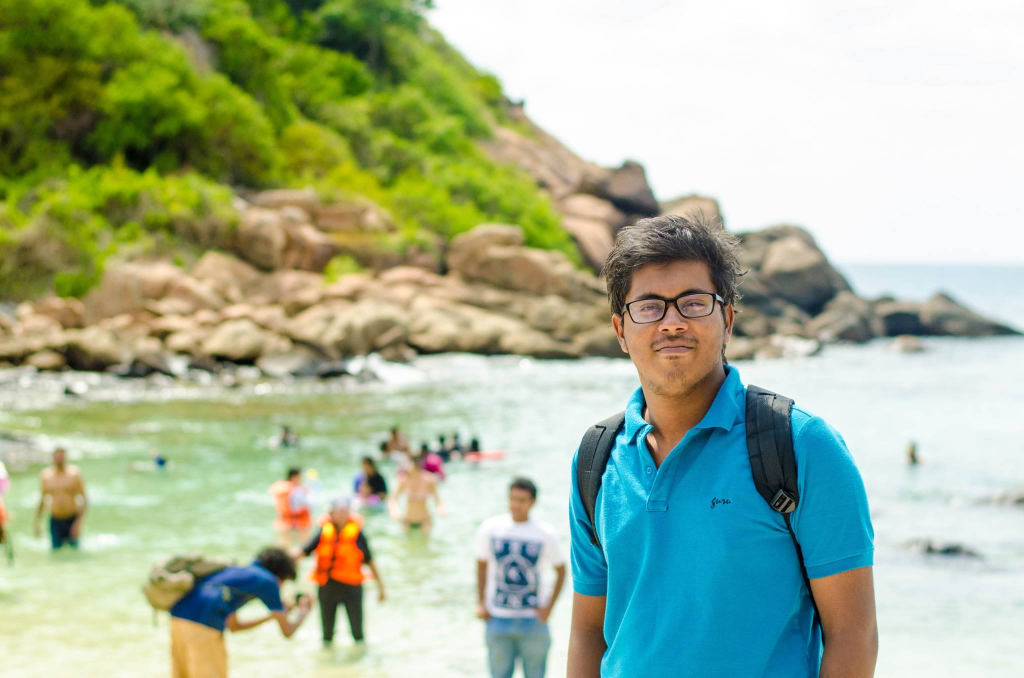
%> input picture ImagePrecessing/Filters/me.jpg, 2048 x 1356 px (shown at 1/2 size)
$ octave twoImg.m   (GNU Octave 9; MATLAB toolbox functions it lacks are replaced by stand-ins)
%> lines starting %> are read from the running program, lines starting %| are printed output that depends on the picture
grayme=rgb2gray(imread('me.jpg'));
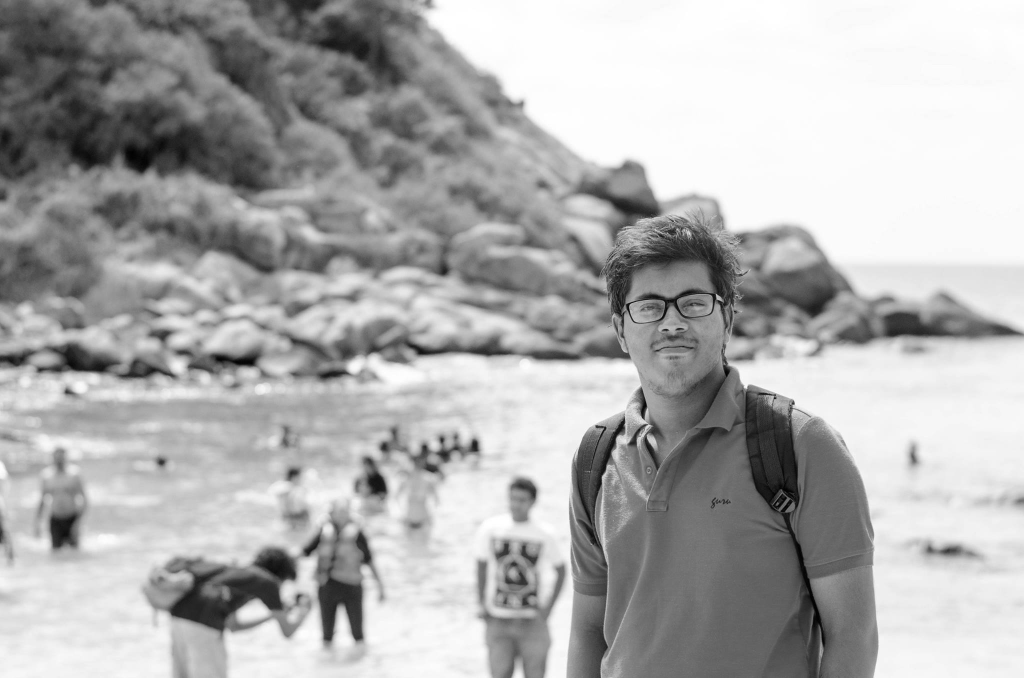
%> grayme: size 1356x2048 uint8 (shown at 1/2 size); min 0, max 255, mean 174
grayme2=rgb2gray(imread('me2.jpg'));
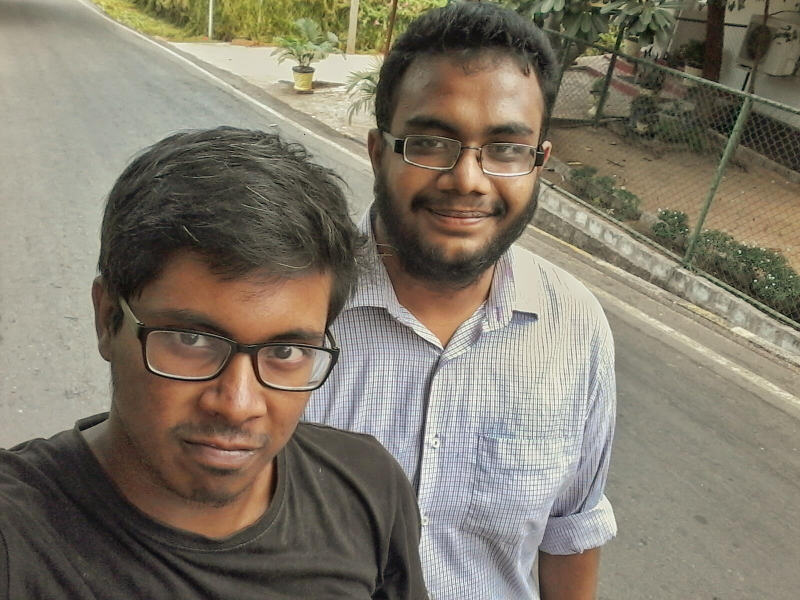
%> input picture ImagePrecessing/Filters/me2.jpg, 1600 x 1200 px (shown at 1/2 size)
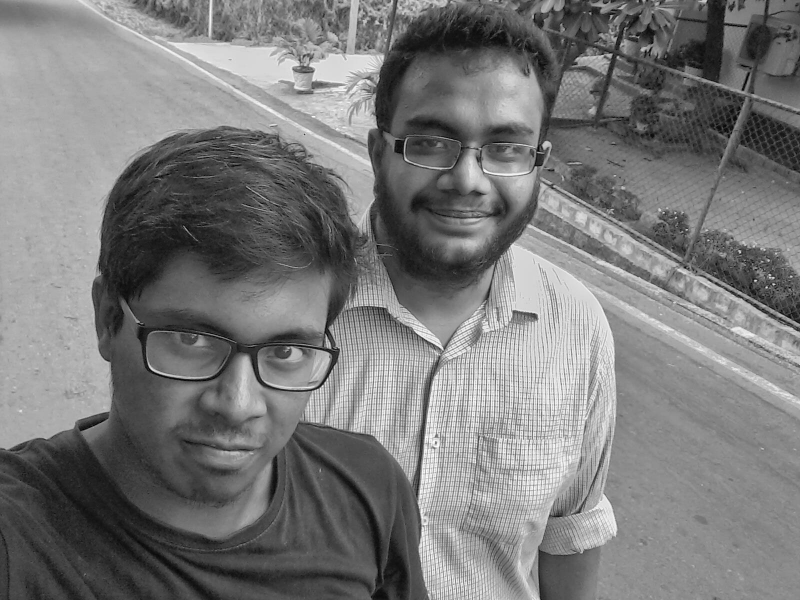
%> grayme2: size 1200x1600 uint8 (shown at 1/2 size); min 0, max 255, mean 121.4


G=@(x,y,sigma) 1/(2*pi*sigma^2)*exp(-(x^2+y^2)/2/sigma^2);
w=15;
g=zeros(w,w);
g1=zeros(w,w);
for i=1:w
    for j=1:w
        a=i-ceil(w/2);
        b=j-ceil(w/2);
        g(i,j)=G(a,b,5);
        if a==0 &&b==0
            g1(i,j)=1;
        end
    end
end

g=g/sum(sum(g));
g1


G2=5*(g1-g);


subplot(2,2,1);
imshow(grayme2);


subplot(2,2,2);
imshow(imfilter(grayme,g));
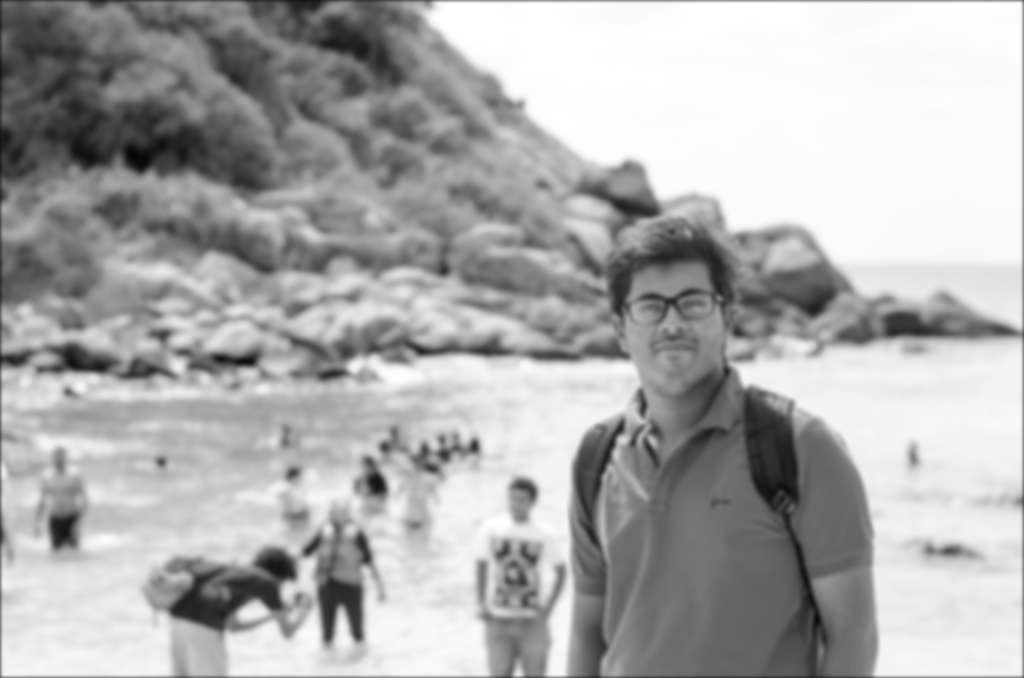
%> displayed picture: size 1356x2048, on the screen's scale of 0 to 255 (shown at 1/2 size); min 4, max 255, mean 173.3


subplot(2,2,3);
imshow(imfilter(grayme2,G2));
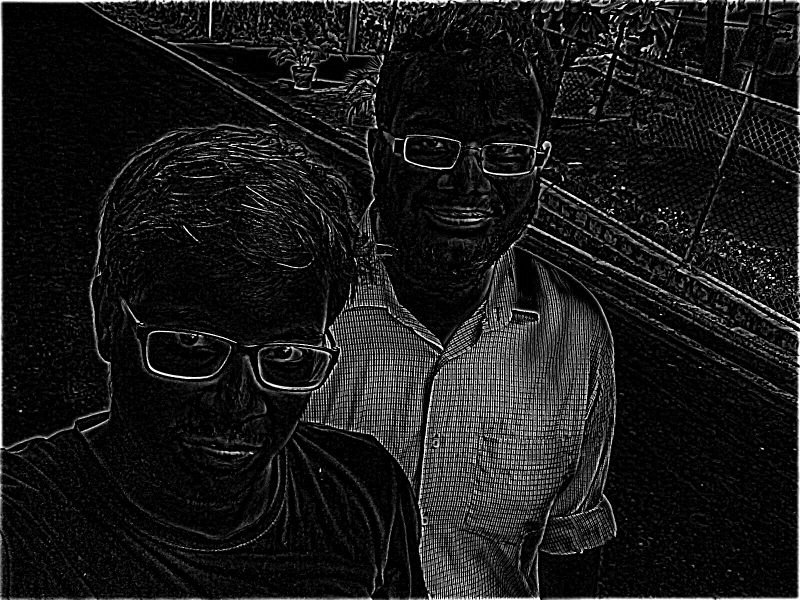
%> displayed picture: size 1200x1600, on the screen's scale of 0 to 255 (shown at 1/2 size); min 0, max 255, mean 25.1
x=imfilter(grayme,g);
y=imfilter(grayme2,G2);
newImg=x(1:1200, 1:1600)+y;
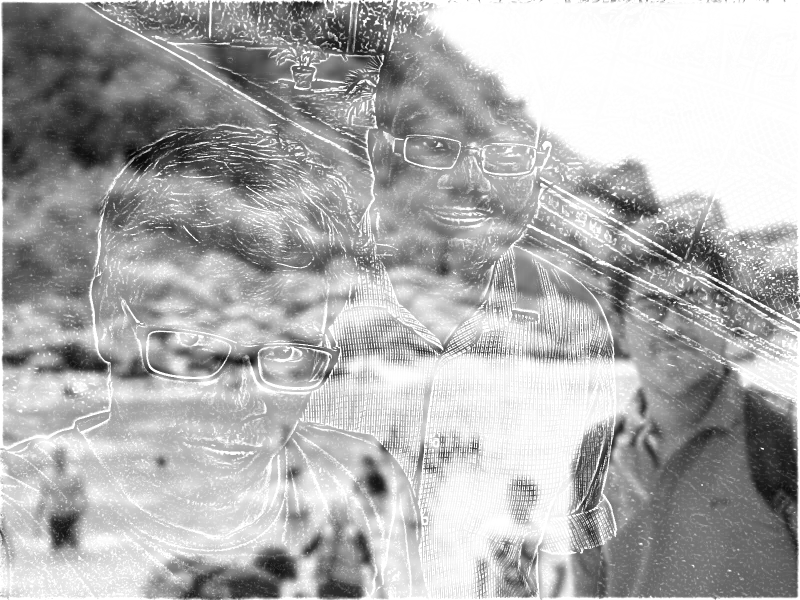
%> newImg: size 1200x1600 uint8 (shown at 1/2 size); min 4, max 255, mean 174.4
subplot(2,2,4);
imshow(newImg);
